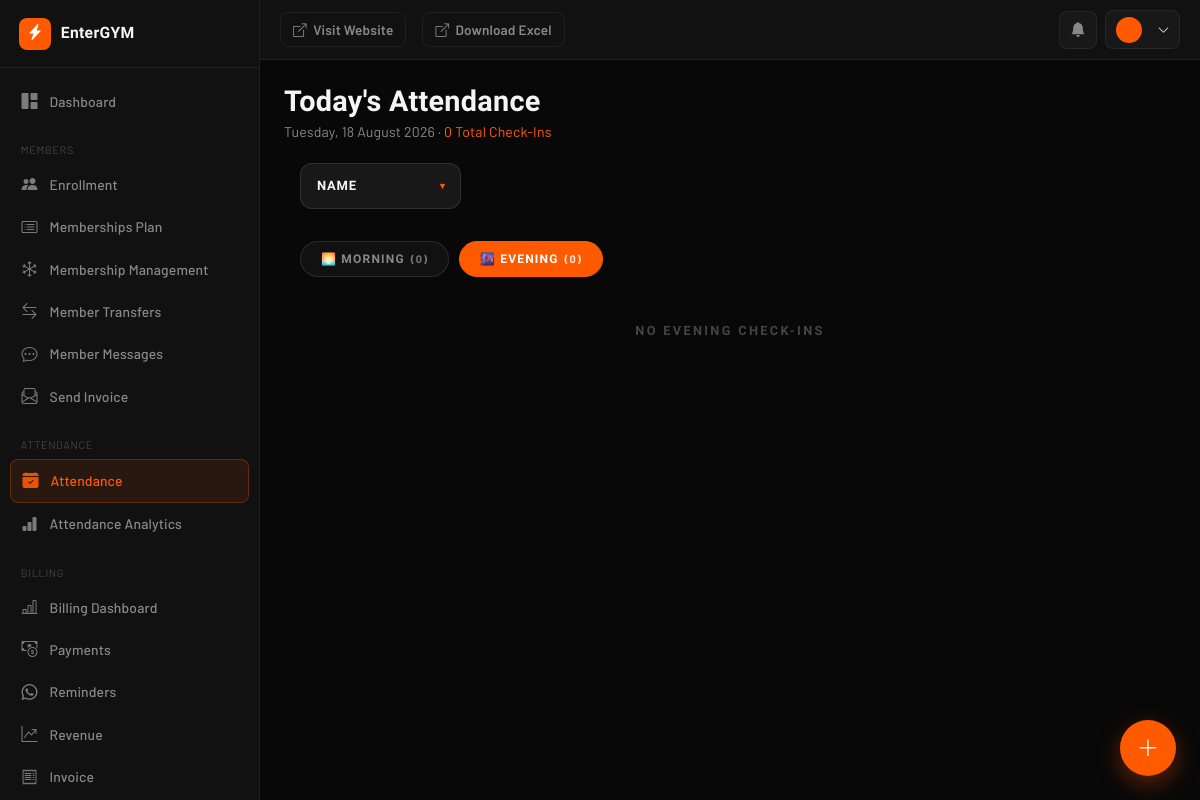
Before: /admin-tools/today-attendance/ with the older database file.
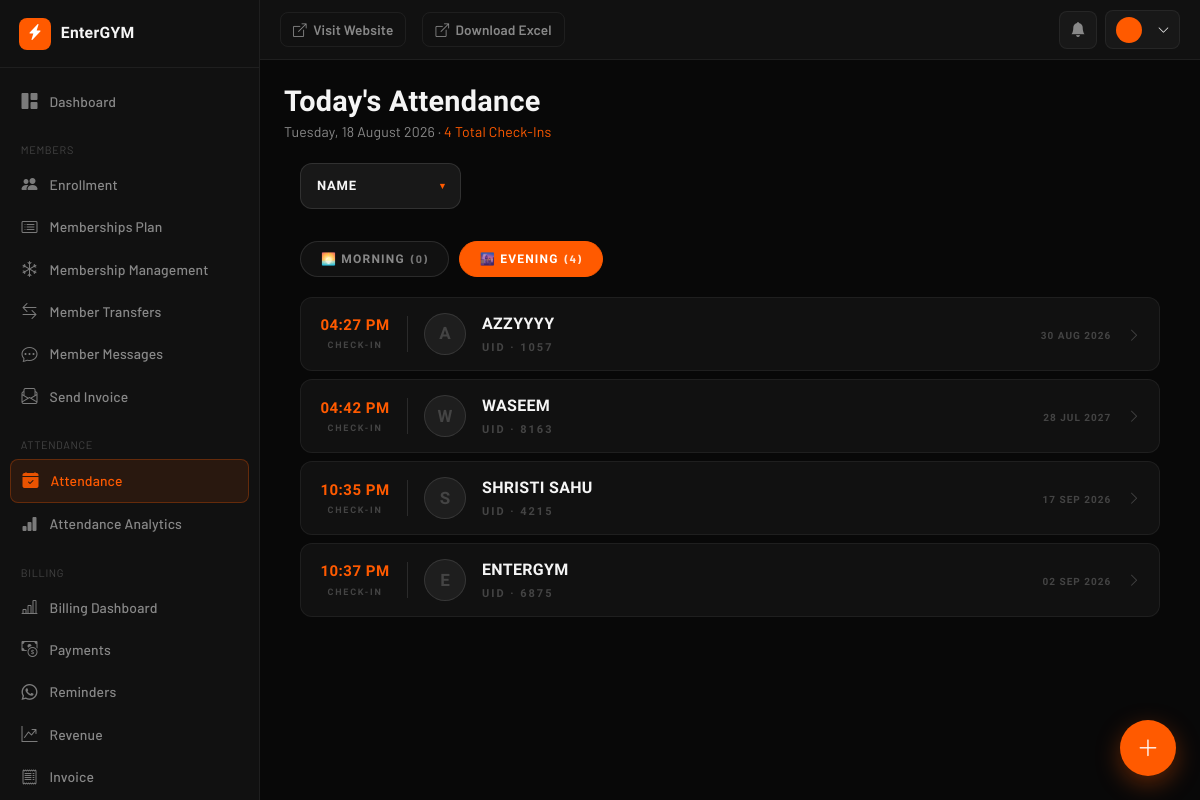
After: the same page with the newer database file.
### AuthFit/models.py (models this page shows, shortened)
class Enrollment(models.Model):
    gym = models.ForeignKey(Gym, on_delete=models.CASCADE, db_index=True)
    objects = GymManager()
    GENDER_CHOICES = [('M', 'Male'), ('F', 'Female')]
    PAYMENT = [("Done", 'Done'), ("Pending", 'Pending')]
    METHOD = [('C', 'CASH'), ('U', 'UPI'), ('B', 'UPI + CASH')]
    SOURCE_CHOICES = [
        ("OWNER", "Owner"),
        ("MEMBER", "Member"),
    ]
    unique_id = models.CharField(max_length=10, editable=False, db_index=True)
    membership_start_date = models.DateField(
        default=timezone.localdate,
        help_text="Actual membership start date. Used to calculate DueDate — "
                "lets owners backdate enrollment for members who joined "
                "before EnterGYM. Distinct from `doj` (record-creation date).",
    )
    user = models.ForeignKey(
        User, on_delete=models.CASCADE, null=True, blank=True
    )
    profile_completed = models.BooleanField(default=False)
    source = models.CharField(max_length=10, choices=SOURCE_CHOICES, default="OWNER")
    fullname = models.CharField(max_length=25)
    email = models.EmailField(blank=True ,null=True)
    gender = models.CharField(max_length=1, choices=GENDER_CHOICES, blank=True ,null=True)
    phone = models.CharField(max_length=10, db_index=True)
    address = models.TextField(blank=True)
    reference = models.CharField(max_length=30, null=True, blank=True)
    selectPlan = models.ForeignKey(MembershipPlan, on_delete=models.CASCADE)
    trainer = models.ForeignKey(
        Trainer, on_delete=models.SET_NULL, null=True, blank=True
    )
    Amount = models.DecimalField(max_digits=10, decimal_places=2)
    paidAmount = models.DecimalField(default=0,max_digits=10,decimal_places=2,null=False)
    paymentDate = models.DateField(blank=True, null=True)
    paymentMethod = models.CharField(
        max_length=1, choices=METHOD, blank=True, null=True
    )
    pendingAmount = models.DecimalField(default=0,max_digits=10,decimal_places=2)
    pendingpaymentMethod = models.CharField(
        max_length=1, choices=METHOD, blank=True, null=True
    )
    pendingpaymentDate =  models.DateField(blank=True, null=True)
    paymentStatus = models.CharField(
        max_length=10, choices=PAYMENT, default="Pending"
    )
    last_expiry_notif_sent = models.DateField(null=True, blank=True)
    initial_invoice_generated = models.BooleanField(
        default=False,
        help_text="Set once the up-front payment collected during Quick Enrollment "
                "has been converted into a Payment + Invoice.",
    )
    doj = models.DateField(auto_now_add=True)
    DueDate = models.DateField(blank=True, null=True,db_index=True)
    created_at = models.DateTimeField(auto_now_add=True)
    is_active = models.BooleanField(default=True, db_index=True)
    is_deleted = models.BooleanField(default=False, db_index=True)
    deleted_at = models.DateTimeField(null=True, blank=True)
    deleted_by = models.ForeignKey(
        User, on_delete=models.SET_NULL, null=True, blank=True, related_name='+'
    )
    face_enrolled = models.BooleanField(default=False)
    face_image = CloudinaryField('image', null=True, blank=True)
    face_embeddings = models.JSONField(default=list, blank=True)
    class Meta:
        unique_together = ('gym', 'unique_id')
        indexes = [
            models.Index(fields=['gym', 'unique_id']),
            models.Index(fields=['gym', 'phone']),
            models.Index(fields=['gym', 'paymentStatus']),
        ]
        constraints = [
            models.UniqueConstraint(
                fields=['gym', 'phone'],
                condition=models.Q(user__isnull=True),
                name='unique_pending_enrollment_phone_per_gym',
            )
        ]
    @property
    def is_expired(self):
        if self.DueDate:
            return timezone.localdate() > self.DueDate
        return False
    @property
    def days_remaining(self):
        if self.DueDate:
            return (self.DueDate - timezone.localdate()).days
        return None

### AuthFit/views.py (the view)
# urls.py: path('admin-tools/today-attendance/', views.today_attendance, name='today_attendance'),
def today_attendance(request):
    gym   = getattr(request, 'gym', None)
    today = timezone.localdate()
    search_ctx = get_search_context(request)
    search_by, search = search_ctx["search_by"], search_ctx["search"]
    current_hour = timezone.localtime().hour
    default_section = "Evening" if current_hour >= 16 else "Morning"
    cache_key = f"today_attendance_{gym.pk if gym else 'super'}_{today}_{default_section}"
    ai_wallet = get_or_create_wallet(gym) if gym else None
    ai_credit_ctx = {
        "ai_credits_balance": ai_wallet.balance if ai_wallet else None,
        "ai_credits_low": bool(ai_wallet and 0 < ai_wallet.balance <= 3),
        "ai_credits_zero": bool(ai_wallet and ai_wallet.balance == 0),
    }
    if not search:
        cached = cache.get(cache_key)
        if cached:
            cached.update(ai_credit_ctx)
            return render(request, "today_attendance.html", cached)
    qs = (
        Attendence_model.objects
        .filter(date=today)
        .select_related("user", "enrollment", "enrollment__selectPlan", "enrollment__trainer")
    )
    if gym:
        qs = qs.filter(gym=gym)
    qs = apply_related_search(
        qs, search_by, search,
        relation_prefix="user__enrollment", gym=gym,
    )
    qs = qs.order_by("timestamp")
    morning, evening = [], []
    alerts = []
    EXPIRING_SOON_THRESHOLD = 3
    for rec in qs:
        enrollment = rec.enrollment
        image_url  = None
        local_ts = timezone.localtime(rec.timestamp)
        if enrollment and enrollment.face_image:
            try:
                public_id = (
                    enrollment.face_image.public_id
                    if hasattr(enrollment.face_image, "public_id")
                    else str(enrollment.face_image)
                )
                if public_id:
                    image_url, _ = cloudinary_url(
                        public_id, width=60, height=60,
                        crop="fill", gravity="face",
                        fetch_format="auto", quality="auto", secure=True,
                    )
            except Exception:
                logger.exception("Cloudinary URL error for user %s", rec.user.id)
        pending_amount = float(enrollment.pendingAmount) if enrollment else 0
        is_expired     = enrollment.is_expired if enrollment else False
        days_remaining = enrollment.days_remaining if enrollment else None
        is_expiring_soon = (
            not is_expired and days_remaining is not None
            and days_remaining <= EXPIRING_SOON_THRESHOLD
        )
        has_pending = pending_amount > 0
        if is_expired:
            alert_rank = 0
        elif is_expiring_soon:
            alert_rank = 1
        elif has_pending:
            alert_rank = 2
        else:
            alert_rank = None
        entry = {
            "id":               rec.id,
            "time": local_ts.strftime("%I:%M %p"),
            "name":             enrollment.fullname if enrollment else rec.user.username,
            "unique_id":        enrollment.unique_id if enrollment else "—",
            "image_url":        image_url,
            "pending_amount":   pending_amount,
            "due_date":         enrollment.DueDate.strftime("%d %b %Y") if enrollment and enrollment.DueDate else "—",
            "is_expired":       is_expired,
            "is_expiring_soon": is_expiring_soon,
            "has_pending":      has_pending,
            "alert_rank":       alert_rank,
            "phone":            enrollment.phone if enrollment else "—",
            "address":          enrollment.address if enrollment else "—",
            "plan":             enrollment.selectPlan.plan if enrollment and enrollment.selectPlan else "—",
            "plan_price":       float(enrollment.selectPlan.price) if enrollment and enrollment.selectPlan else 0,
            "trainer":          enrollment.trainer.name if enrollment and enrollment.trainer else "No Trainer",
            "gender":           enrollment.get_gender_display() if enrollment else "—",
            "doj":              enrollment.doj.strftime("%d %b %Y") if enrollment and enrollment.doj else "—",
            "payment_status":   enrollment.paymentStatus if enrollment else "—",
            "days_remaining":   days_remaining,
            "payment_date":     enrollment.paymentDate.strftime("%d %b %Y") if enrollment and enrollment.paymentDate else "—",
        }
        (morning if local_ts.hour < 14 else evening).append(entry)
        if alert_rank is not None:
            alerts.append(entry)
    alerts.sort(key=lambda e: (e["alert_rank"], -e["pending_amount"]))
    previous_days = _get_previous_days_attendance(gym, today, days=3)
    previous_days_json = json.dumps(
        [{"label": d["label"], "records": d["records"]} for d in previous_days]
    )
    context = {
        "sections":     [("Morning", "🌅", morning), ("Evening", "🌆", evening)],
        "alerts":       alerts,
        "alerts_count": len(alerts),
        "today":        today,
        "total":        len(morning) + len(evening),
        "gym":          gym,
        "previous_days": previous_days,
        "previous_days_json": previous_days_json,
        "default_section": default_section,
        "extra_params_list": [],
        **search_ctx,
        **ai_credit_ctx,   # NEW
    }
    if not search:
        cache.set(cache_key, context, timeout=120)
    return render(request, "today_attendance.html", context)

### templates/today_attendance.html (shortened to what this page needs)
{% extends "dashboard/base.html" %}
{% load static custom_filters %}
{% block content %}
<div class="db-page-header">
  <div>
    <h1 class="db-page-title">Today's Attendance</h1>
    <p class="db-page-sub">{{ today|date:"l, d F Y" }} · <span style="color:var(--orange);">{{ total }} Total Check-Ins</span></p>
  </div>
</div>
<div class="att-page">
  {% include "partials/search_form.html" %}
  <div class="att-tabs" id="attTabs">
    {% for section_name, section_icon, records in sections %}
    <div class="att-tab {% if section_name == default_section %}active{% endif %}" data-tab="attTabPanel{{ forloop.counter }}">
      {{ section_icon }} {{ section_name }} <span class="count">({{ records|length }})</span>
    </div>
    {% endfor %}
  </div>
  {% for section_name, section_icon, records in sections %}
  <div class="att-tab-panel {% if section_name == default_section %}active{% endif %}" id="attTabPanel{{ forloop.counter }}">
    {% if records %}
      {% for r in records %}
      <div class="att-card {% if r.is_expired %}expired{% elif r.is_expiring_soon %}expiring{% endif %}" data-json="{{ r|data_json }}">
        <div class="att-time">
          <div class="time-val">{{ r.time }}</div>
          <div class="time-label">Check-In</div>
        </div>
        <div class="att-avatar-wrap">
          {% if r.image_url %}
            <img class="att-avatar" src="{{ r.image_url }}" alt="{{ r.name }}" loading="lazy" />
          {% else %}
            <div class="att-avatar-placeholder">{{ r.name|first|upper }}</div>
          {% endif %}
        </div>
        <div class="att-info">
          <div class="att-name">{{ r.name }}</div>
          <div class="att-uid">UID · {{ r.unique_id }}</div>
        </div>
        <div class="att-meta">
          <div class="att-due {% if r.is_expired %}expired-tag{% elif r.is_expiring_soon %}expiring-tag{% endif %}">
            {% if r.is_expired %}EXPIRED{% else %}{{ r.due_date }}{% endif %}
          </div>
        </div>
        <i class="bi bi-chevron-right att-chevron"></i>
      </div>
      {% endfor %}
    {% else %}
      <div class="att-empty-state">No {{ section_name|upper }} Check-Ins</div>
    {% endif %}
  </div>
  {% endfor %}
</div>
{% endblock %}

### templates/dashboard/includes/_sidebar.html (shortened to what this page needs)
{% load static %}
{% with current_url=request.resolver_match.url_name %}
<aside class="db-sidebar" id="dbSidebar">
  <div class="db-sidebar-brand">
    {% if gym.logo %}
      <img src="{{ gym.logo.url }}" alt="{{ gym.gym_name }}" class="db-brand-logo">
    {% else %}
      <div class="db-brand-fallback"><i class="bi bi-lightning-charge-fill"></i></div>
    {% endif %}
    <span class="db-brand-name">{{ gym.gym_name|default:"EnterGYM" }}</span>
  </div>
  <nav class="db-nav">
    <div class="db-nav-group">
      <a href="{% url 'dashboard_home' %}" class="db-nav-link {% if current_url == 'dashboard_home' %}active{% endif %}">
        <i class="bi bi-grid-1x2-fill"></i><span>Dashboard</span>
      </a>
    </div>
    <div class="db-nav-group">
      <div class="db-nav-label">Members</div>
      <a href="{% url 'quick_enrollment' %}" class="db-nav-link {% if current_url == 'quick_enrollment' %}active{% endif %}">
        <i class="bi bi-people-fill"></i><span>Enrollment</span>
      </a>
      <a href="{% url 'membership_plans' %}" class="db-nav-link {% if current_url == 'membership_plans' %}active{% endif %}">
        <i class="bi bi-card-list"></i><span>Memberships Plan</span>
      </a>
      <a href="{% url 'freeze_membership' %}" class="db-nav-link {% if current_url == 'freeze_membership' %}active{% endif %}">
        <i class="bi bi-snow"></i><span>Membership Management</span>
      </a>
      <a href="{% url 'transferred_members' %}" class="db-nav-link {% if current_url == 'transferred_members' %}active{% endif %}">
        <i class="bi bi-arrow-left-right"></i><span>Member Transfers</span>
      </a>
      <a href="{% url 'member_message_list' %}" class="db-nav-link {% if current_url == 'member_message_list' %}active{% endif %}">
       <i class="bi bi-chat-dots"></i><span>Member Messages</span>
      </a>
      <a href="{% url 'billing:send_invoice_page' %}" class="db-nav-link {% if current_url == 'send_invoice_page' %}active{% endif %}">
       <i class="bi bi-envelope-paper"></i><span>Send Invoice</span>
      </a>
    </div>
    <div class="db-nav-group">
      <div class="db-nav-label">Attendance</div>
      <a href="{% url 'today_attendance' %}" class="db-nav-link {% if current_url == 'today_attendance' %}active{% endif %}">
        <i class="bi bi-calendar-check-fill"></i><span>Attendance</span>
      </a>
      <a href="{% url 'attendance_analytics' %}" class="db-nav-link {% if current_url == 'attendance_analytics' %}active{% endif %}">
        <i class="bi bi-bar-chart-fill"></i><span>Attendance Analytics</span>
      </a>
    </div>
    <div class="db-nav-group">
      <div class="db-nav-label">Billing</div>
      <a href="{% url 'owner:dashboard' %}" class="db-nav-link {% if current_url == 'dashboard' and request.resolver_match.namespace == 'owner' %}active{% endif %}">
        <i class="bi bi-bar-chart-line"></i><span>Billing Dashboard</span>
      </a>
      <a href="{% url 'payment_management' %}" class="db-nav-link {% if current_url == 'payment_management' %}active{% endif %}">
        <i class="bi bi-cash-coin"></i><span>Payments</span>
      </a>
      <a href="{% url 'whatsapp_pending' %}" class="db-nav-link {% if current_url == 'whatsapp_pending' %}active{% endif %}">
        <i class="bi bi-whatsapp"></i><span>Reminders</span>
      </a>
      <a href="{% url 'revenue' %}" class="db-nav-link {% if current_url == 'revenue' %}active{% endif %}">
        <i class="bi bi-graph-up-arrow"></i><span>Revenue</span>
      </a>
      <a href="{% url 'owner:invoice_list' %}" class="db-nav-link {% if current_url == 'invoice_list' and request.resolver_match.namespace == 'owner' %}active{% endif %}">
        <i class="bi bi-receipt"></i><span>Invoice</span>
      </a>
    </div>
  </nav>
</aside>
{% endwith %}

Changed rows visible on the page:
now on this page (row edited): Enrollment: gym_name "EnterGYM", time "10:37 PM", name|first "E", name "ENTERGYM", unique_id "6875", due_date "02 SEP 2026"
now on this page (row unchanged): Enrollment: time "04:27 PM", name|first "A", name "AZZYYYY", unique_id "1057", due_date "30 AUG 2026"
now on this page (row unchanged): Enrollment: time "04:42 PM", name|first "W", name "WASEEM", unique_id "8163", due_date "28 JUL 2027"
now on this page (row edited): Enrollment: time "10:35 PM", name|first "S", name "SHRISTI SAHU", unique_id "4215", due_date "17 SEP 2026"
Other visible differences:
{{ total }}: "0" → "4"
{{ gym.gym_name|default:"EnterGYM" }}: "EnterGYM" → (not shown)
new list line: "🌆 EVENING ( 4 )"
list line gone: "🌆 EVENING ( 0 )"
list line gone: "NO EVENING CHECK-INS"
